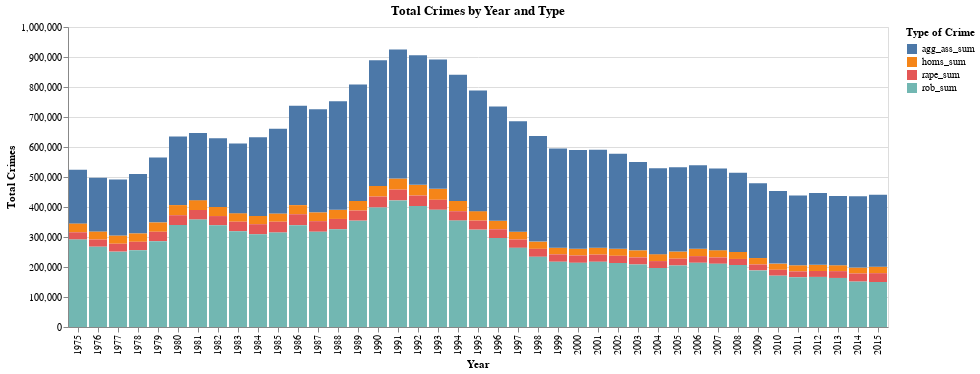

This figure's notebook cell:
### Markdown cell above
### Visualization 3: Crime Years Bar Chart

### Code cell
df_crime = df.copy()

df_crime = df_crime.melt(
    id_vars=['year'],
    value_vars=['homs_sum','rape_sum','rob_sum','agg_ass_sum'],
    var_name='crime_type',
    value_name='count'
)

years_crime = alt.Chart(df_crime).mark_bar().encode(
    x=alt.X('year:O', title='Year'),
    y=alt.Y('sum(count):Q', title='Total Crimes'),
    color=alt.Color('crime_type:N', title='Type of Crime'),
    tooltip=[alt.Tooltip('year:O', title='Year'),
             alt.Tooltip('crime_type:N', title='Type of Crime'),
             alt.Tooltip('sum(count):Q', title='Total Crimes')]
).properties(
    title='Total Crimes by Year and Type'
).interactive()

years_crime

### Figure 1 — Vega specification as saved in the notebook (floating-point values rounded to 4 significant figures; data arrays with more than 128 entries replaced by an {"elided": "..."} marker saying what was removed)
{"$schema": "https://vega.github.io/schema/vega/v6.json", "data": [{"name": "param_1e9efca18e7a2868_store"}, {"name": "source_0", "values": {"elided": "164 records"}}, {"name": "source_0_x_domain_year", "values": [{"year": 1975}, {"year": 1976}, {"year": 1977}, {"year": 1978}, {"year": 1979}, {"year": 1980}, {"year": 1981}, {"year": 1982}, {"year": 1983}, {"year": 1984}, {"year": 1985}, {"year": 1986}, {"year": 1987}, {"year": 1988}, {"year": 1989}, {"year": 1990}, {"year": 1991}, {"year": 1992}, {"year": 1993}, {"year": 1994}, {"year": 1995}, {"year": 1996}, {"year": 1997}, {"year": 1998}, {"year": 1999}, {"year": 2000}, {"year": 2001}, {"year": 2002}, {"year": 2003}, {"year": 2004}, {"year": 2005}, {"year": 2006}, {"year": 2007}, {"year": 2008}, {"year": 2009}, {"year": 2010}, {"year": 2011}, {"year": 2012}, {"year": 2013}, {"year": 2014}, {"year": 2015}]}, {"name": "source_0_color_domain_crime_type", "values": [{"crime_type": "homs_sum"}, {"crime_type": "rape_sum"}, {"crime_type": "rob_sum"}, {"crime_type": "agg_ass_sum"}]}], "signals": [{"name": "x_step", "value": 20}, {"name": "width", "update": "bandspace(domain('x').length, 0.1, 0.05) * x_step"}, {"name": "unit", "value": {}, "on": [{"events": "pointermove", "update": "isTuple(group()) ? group() : unit"}]}, {"name": "param_1e9efca18e7a2868", "update": "vlSelectionResolve(\"param_1e9efca18e7a2868_store\", \"union\")"}, {"name": "param_1e9efca18e7a2868_year", "on": [{"events": [{"source": "view", "type": "dblclick"}], "update": "null"}, {"events": {"signal": "param_1e9efca18e7a2868_translate_delta"}, "update": "panLinear(param_1e9efca18e7a2868_translate_anchor.extent_x, -param_1e9efca18e7a2868_translate_delta.x / width)"}, {"events": {"signal": "param_1e9efca18e7a2868_zoom_delta"}, "update": "zoomLinear(domain(\"x\"), param_1e9efca18e7a2868_zoom_anchor.x, param_1e9efca18e7a2868_zoom_delta)"}]}, {"name": "param_1e9efca18e7a2868_tuple", "on": [{"events": [{"signal": "param_1e9efca18e7a2868_year"}], "update": "param_1e9efca18e7a2868_year ? {unit: \"\", fields: param_1e9efca18e7a2868_tuple_fields, values: [param_1e9efca18e7a2868_year]} : null"}]}, {"name": "param_1e9efca18e7a2868_tuple_fields", "value": [{"field": "year", "channel": "x", "type": "E"}]}, {"name": "param_1e9efca18e7a2868_translate_anchor", "value": {}, "on": [{"events": [{"source": "scope", "type": "pointerdown"}], "update": "{x: x(unit), y: y(unit), extent_x: domain(\"x\")}"}]}, {"name": "param_1e9efca18e7a2868_translate_delta", "value": {}, "on": [{"events": [{"source": "window", "between": [{"source": "scope", "type": "pointerdown"}, {"source": "window", "type": "pointerup"}], "type": "pointermove", "consume": true}], "update": "{x: param_1e9efca18e7a2868_translate_anchor.x - x(unit), y: param_1e9efca18e7a2868_translate_anchor.y - y(unit)}"}]}, {"name": "param_1e9efca18e7a2868_zoom_anchor", "on": [{"events": [{"source": "scope", "consume": true, "type": "wheel"}], "update": "{x: invert(\"x\", x(unit)), y: invert(\"y\", y(unit))}"}]}, {"name": "param_1e9efca18e7a2868_zoom_delta", "on": [{"events": [{"source": "scope", "type": "wheel", "consume": true}], "update": "pow(1.001, event.deltaY * pow(16, event.deltaMode))", "force": true}]}, {"name": "param_1e9efca18e7a2868_modify", "on": [{"events": {"signal": "param_1e9efca18e7a2868_tuple"}, "update": "modify(\"param_1e9efca18e7a2868_store\", param_1e9efca18e7a2868_tuple, true)"}]}], "marks": [{"type": "rect", "name": "marks", "from": {"data": "source_0"}, "encode": {"update": {"width": {"signal": "max(0.25, bandwidth('x'))"}, "x": {"field": "year", "scale": "x"}, "fill": {"field": "crime_type", "scale": "color"}, "tooltip": {"signal": "{\"Year\": isValid(datum[\"year\"]) ? datum[\"year\"] : \"\"+datum[\"year\"], \"Type of Crime\": isValid(datum[\"crime_type\"]) ? datum[\"crime_type\"] : \"\"+datum[\"crime_type\"], \"Total Crimes\": format(datum[\"sum_count\"], \"\")}"}, "y": {"field": "sum_count_end", "scale": "y"}, "y2": {"field": "sum_count_start", "scale": "y"}}}, "style": ["bar"], "interactive": true}], "scales": [{"name": "x", "type": "band", "domain": {"data": "source_0_x_domain_year", "field": "year", "sort": true}, "range": {"step": {"signal": "x_step"}}, "paddingInner": 0.1, "paddingOuter": 0.05}, {"name": "y", "type": "linear", "domain": {"data": "source_0", "fields": ["sum_count_start", "sum_count_end"]}, "range": [{"signal": "height"}, 0], "nice": true, "zero": true}, {"name": "color", "type": "ordinal", "domain": {"data": "source_0_color_domain_crime_type", "field": "crime_type", "sort": true}, "range": "category"}], "axes": [{"scale": "y", "orient": "left", "domain": false, "minExtent": 0, "maxExtent": 0, "zindex": 0, "aria": false, "labels": false, "grid": true, "tickCount": {"signal": "ceil(height/40)"}, "ticks": false, "gridScale": "x"}, {"scale": "x", "grid": false, "labelAngle": 270, "labelAlign": "right", "zindex": 0, "labelBaseline": "middle", "orient": "bottom", "title": "Year"}, {"scale": "y", "orient": "left", "title": "Total Crimes", "grid": false, "labelOverlap": true, "tickCount": {"signal": "ceil(height/40)"}, "zindex": 0}], "title": {"text": "Total Crimes by Year and Type", "frame": "group"}, "legends": [{"title": "Type of Crime", "fill": "color", "symbolType": "square"}], "padding": 5, "background": "white", "style": "cell", "height": 300}
